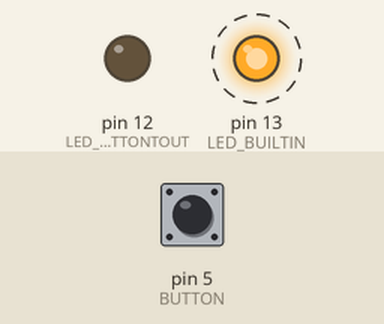
This sketch was run on a simulated Arduino Uno, built with avr-gcc and run on an emulated ATmega328P. On the bench: output pins drawn as LEDs (lit = HIGH). Dashed ring = blinking. Inputs (shaded band) come from the test bench; at power-on: pin 5 (BUTTON) LOW.

Above: at 6.8 s.
6.9 s: pin 5 (BUTTON) pulled HIGH for 2.6 s
At 8.8 s:
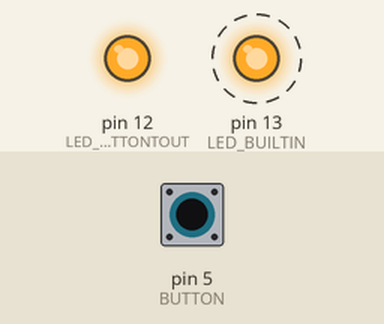
Timing chart, 0 to 17.0 s (numbered marks = the images above; inputs shaded):
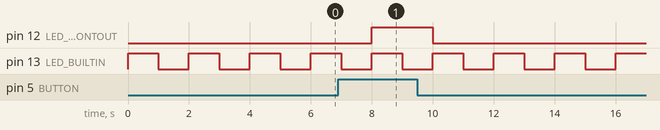

The sketch:

Blink01.ino
```cpp
#define LED_BUILTIN 13
#define LED_BUTTONTOUT 12
#define BUTTON 5

int buttonState = 0;
void setup() {
  // initialize digital pin LED_BUILTIN as an output.
  pinMode(LED_BUILTIN, OUTPUT);
  pinMode(LED_BUTTONTOUT, OUTPUT);

  pinMode(BUTTON, INPUT);

}

// the loop function runs over and over again forever
void loop() {
  digitalWrite(LED_BUILTIN, HIGH);
  delay(1000);
  digitalWrite(LED_BUILTIN, LOW);
  delay(1000);


  buttonState = digitalRead(BUTTON);

  if(buttonState == HIGH){
    digitalWrite(LED_BUTTONTOUT, HIGH);
  }else{
    digitalWrite(LED_BUTTONTOUT, LOW);
  }


}
```

Measured:
- after the input at 6.9 s, pin 12 (LED_BUTTONTOUT): LOW → HIGH after 1.1 s, → LOW 2.0 s later
- by itself, pin 13 (LED_BUILTIN): alternates HIGH for 1.0 s and LOW for 1.0 s
